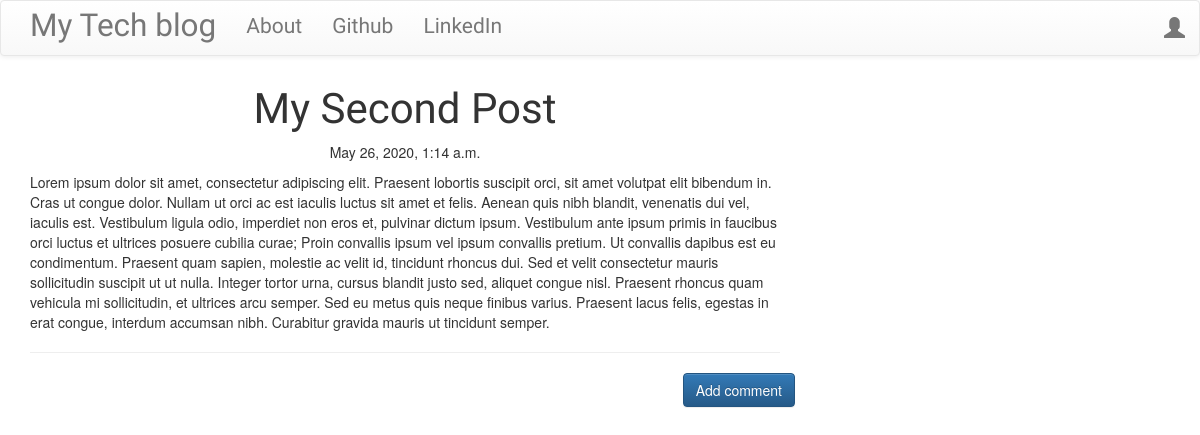
/post/11, run on the app's committed database.
### blog/models.py (models this page shows, shortened)
class Post(models.Model):
    author = models.ForeignKey('auth.User',on_delete = models.CASCADE)
    title = models.CharField(max_length=200)
    text = models.TextField()
    create_date = models.DateTimeField(default=timezone.now)
    published_date = models.DateTimeField(blank=True,null=True)

### blog/views.py (the view)
# urls.py: path('post/<int:pk>',views.PostDetailView.as_view(),name='post_detail'),
class PostDetailView(DetailView):
    model = Post

### blog/templates/blog/post_detail.html (shortened to what this page needs)
{% extends 'blog/base.html' %}
{% block content %}
        <h1 class='posttitle loader'>{{ post.title }}</h1>
        {% if post.published_date %}
            <div class="date postdate">
                {{ post.published_date }}
            </div>
        {% else %}
            <a class="btn btn-default" href="{% url 'post_publish' pk=post.pk %}">Publish</a>
        {% endif %}
      <p class='postcontent' >{{ post.text|safe|linebreaksbr }}</p>
  <hr>
  <a class="btn btn-primary btn-comment" href="{% url 'add_comment_to_post' pk=post.pk %}">Add comment</a>
  <div class="container">
  {% for comment in post.comments.all %}
  <br>
  {% empty %}
      <p>No comments posted.</p>
  {% endfor %}
</div>
{% endblock %}

### blog/static/css/blog.css (style rules this page uses)
.postdate { text-align: center; }
.posttitle { font-family:'Russo One',sans-serif; font-size: 3em; text-align:center; }
.postcontent { font-family: 'Montserrat'; font-size: 1.5em; }
.btn-comment { position: absolute; right: 0px; }
.loader { filter:hue-rotate(0deg); color:linear-gradient(45deg,#0f8,#08f); animation:hue 10000ms infinite linear; }

### data on the page
Post: title "My Second Post", published_date "May 26, 2020, 1:14 a.m.", text "Lorem ipsum dolor sit amet, consectetur adipiscing elit. Praesent lobortis suscipit orci, sit amet volutpat elit bibendum in. Cras ut congue dolor. Nullam ut orci ac est iaculis luctus sit amet et felis. Aenean quis nibh blandit, venenatis dui vel, iaculis est. Vestibulum ligula odio, imperdiet non eros et, pulvinar dictum ipsum. Vestibulum ante ipsum primis in faucibus orci luctus et ultrices posuere cubilia curae; Proin convallis ipsum vel ipsum convallis pretium. Ut convallis dapibus est eu condimentum. Praesent quam sapien, molestie ac velit id, tincidunt rhoncus dui. Sed et velit consectetur mauris sollicitudin suscipit ut ut nulla. Integer tortor urna, cursus blandit justo sed,…"
